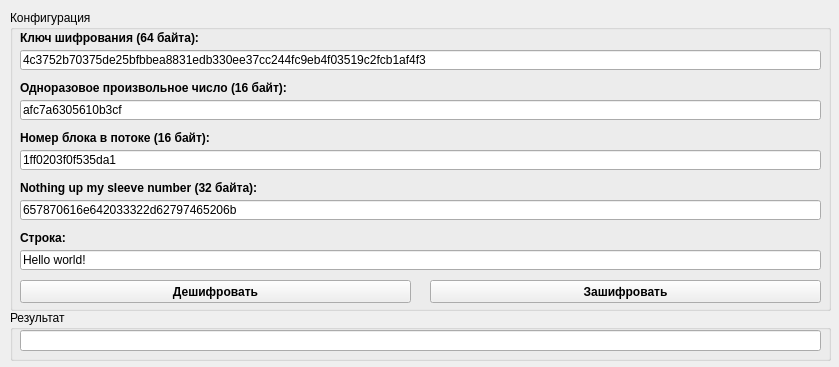
<?xml version="1.0" encoding="UTF-8"?>
<ui version="4.0">
 <class>MainWindow</class>
 <widget class="QMainWindow" name="MainWindow">
  <property name="windowModality">
   <enum>Qt::ApplicationModal</enum>
  </property>
  <property name="geometry">
   <rect>
    <x>0</x>
    <y>0</y>
    <width>839</width>
    <height>367</height>
   </rect>
  </property>
  <property name="sizePolicy">
   <sizepolicy hsizetype="Fixed" vsizetype="Fixed">
    <horstretch>0</horstretch>
    <verstretch>0</verstretch>
   </sizepolicy>
  </property>
  <property name="maximumSize">
   <size>
    <width>839</width>
    <height>367</height>
   </size>
  </property>
  <property name="windowTitle">
   <string>Salsa20</string>
  </property>
  <property name="windowIcon">
   <iconset>
    <normaloff>logo.ico</normaloff>logo.ico</iconset>
  </property>
  <widget class="QWidget" name="centralwidget">
   <widget class="QGroupBox" name="groupBox">
    <property name="geometry">
     <rect>
      <x>10</x>
      <y>10</y>
      <width>821</width>
      <height>301</height>
     </rect>
    </property>
    <property name="title">
     <string>Конфигурация</string>
    </property>
    <widget class="QLineEdit" name="lineEdit">
     <property name="geometry">
      <rect>
       <x>10</x>
       <y>40</y>
       <width>801</width>
       <height>20</height>
      </rect>
     </property>
     <property name="text">
      <string>4c3752b70375de25bfbbea8831edb330ee37cc244fc9eb4f03519c2fcb1af4f3</string>
     </property>
     <property name="maxLength">
      <number>64</number>
     </property>
    </widget>
    <widget class="QLabel" name="label">
     <property name="geometry">
      <rect>
       <x>10</x>
       <y>20</y>
       <width>191</width>
       <height>16</height>
      </rect>
     </property>
     <property name="font">
      <font>
       <weight>75</weight>
       <bold>true</bold>
      </font>
     </property>
     <property name="text">
      <string>Ключ шифрования (64 байта):</string>
     </property>
    </widget>
    <widget class="QLabel" name="label_2">
     <property name="geometry">
      <rect>
       <x>10</x>
       <y>70</y>
       <width>291</width>
       <height>16</height>
      </rect>
     </property>
     <property name="font">
      <font>
       <weight>75</weight>
       <bold>true</bold>
      </font>
     </property>
     <property name="text">
      <string>Одноразовое произвольное число (16 байт):</string>
     </property>
    </widget>
    <widget class="QLineEdit" name="lineEdit_2">
     <property name="geometry">
      <rect>
       <x>10</x>
       <y>90</y>
       <width>801</width>
       <height>20</height>
      </rect>
     </property>
     <property name="text">
      <string>afc7a6305610b3cf</string>
     </property>
     <property name="maxLength">
      <number>16</number>
     </property>
    </widget>
    <widget class="QLineEdit" name="lineEdit_3">
     <property name="geometry">
      <rect>
       <x>10</x>
       <y>140</y>
       <width>801</width>
       <height>20</height>
      </rect>
     </property>
     <property name="text">
      <string>1ff0203f0f535da1</string>
     </property>
     <property name="maxLength">
      <number>16</number>
     </property>
    </widget>
    <widget class="QLabel" name="label_3">
     <property name="geometry">
      <rect>
       <x>10</x>
       <y>120</y>
       <width>201</width>
       <height>16</height>
      </rect>
     </property>
     <property name="font">
      <font>
       <weight>75</weight>
       <bold>true</bold>
      </font>
     </property>
     <property name="text">
      <string>Номер блока в потоке (16 байт):</string>
     </property>
    </widget>
    <widget class="QLabel" name="label_4">
     <property name="geometry">
      <rect>
       <x>10</x>
       <y>170</y>
       <width>301</width>
       <height>16</height>
      </rect>
     </property>
     <property name="font">
      <font>
       <weight>75</weight>
       <bold>true</bold>
      </font>
     </property>
     <property name="text">
      <string>Nothing up my sleeve number (32 байта):</string>
     </property>
    </widget>
    <widget class="QLineEdit" name="lineEdit_4">
     <property name="geometry">
      <rect>
       <x>10</x>
       <y>190</y>
       <width>801</width>
       <height>20</height>
      </rect>
     </property>
     <property name="text">
      <string>657870616e642033322d62797465206b</string>
     </property>
     <property name="maxLength">
      <number>32</number>
     </property>
    </widget>
    <widget class="QPushButton" name="pushButton">
     <property name="geometry">
      <rect>
       <x>420</x>
       <y>270</y>
       <width>391</width>
       <height>23</height>
      </rect>
     </property>
     <property name="font">
      <font>
       <weight>75</weight>
       <bold>true</bold>
      </font>
     </property>
     <property name="text">
      <string>Зашифровать</string>
     </property>
    </widget>
    <widget class="QPushButton" name="pushButton_2">
     <property name="geometry">
      <rect>
       <x>10</x>
       <y>270</y>
       <width>391</width>
       <height>23</height>
      </rect>
     </property>
     <property name="font">
      <font>
       <weight>75</weight>
       <bold>true</bold>
      </font>
     </property>
     <property name="text">
      <string>Дешифровать</string>
     </property>
    </widget>
    <widget class="QLineEdit" name="lineEdit_5">
     <property name="geometry">
      <rect>
       <x>10</x>
       <y>240</y>
       <width>801</width>
       <height>20</height>
      </rect>
     </property>
     <property name="text">
      <string>Hello world!</string>
     </property>
    </widget>
    <widget class="QLabel" name="label_5">
     <property name="geometry">
      <rect>
       <x>10</x>
       <y>220</y>
       <width>301</width>
       <height>16</height>
      </rect>
     </property>
     <property name="font">
      <font>
       <weight>75</weight>
       <bold>true</bold>
      </font>
     </property>
     <property name="text">
      <string>Строка:</string>
     </property>
    </widget>
   </widget>
   <widget class="QGroupBox" name="groupBox_2">
    <property name="geometry">
     <rect>
      <x>10</x>
      <y>310</y>
      <width>821</width>
      <height>51</height>
     </rect>
    </property>
    <property name="title">
     <string>Результат</string>
    </property>
    <widget class="QLineEdit" name="lineEdit_6">
     <property name="geometry">
      <rect>
       <x>10</x>
       <y>20</y>
       <width>801</width>
       <height>21</height>
      </rect>
     </property>
    </widget>
   </widget>
  </widget>
 </widget>
 <resources/>
 <connections/>
</ui>
